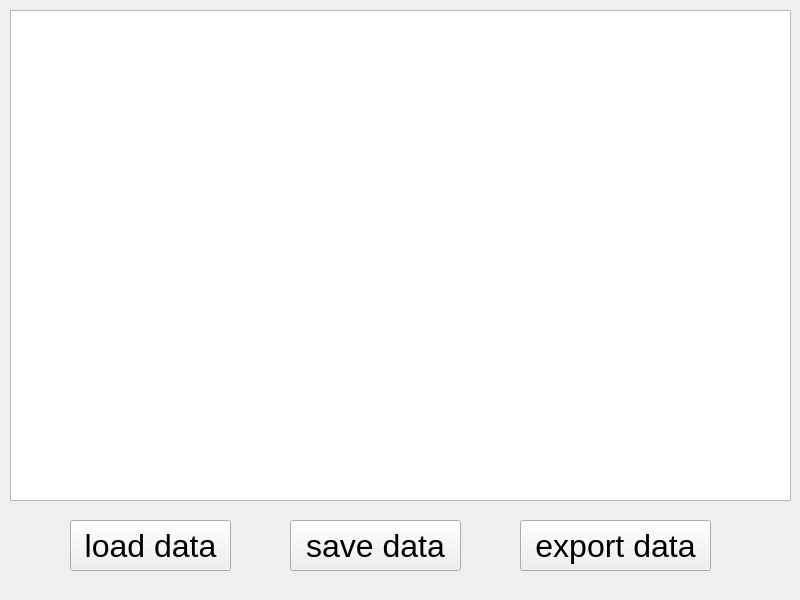
<?xml version="1.0" encoding="UTF-8"?>
<ui version="4.0">
 <class>MainWindow</class>
 <widget class="QMainWindow" name="MainWindow">
  <property name="geometry">
   <rect>
    <x>0</x>
    <y>0</y>
    <width>800</width>
    <height>600</height>
   </rect>
  </property>
  <property name="windowTitle">
   <string>MainWindow</string>
  </property>
  <widget class="QWidget" name="centralwidget">
   <widget class="QPushButton" name="pushButton">
    <property name="geometry">
     <rect>
      <x>70</x>
      <y>520</y>
      <width>161</width>
      <height>51</height>
     </rect>
    </property>
    <property name="font">
     <font>
      <pointsize>24</pointsize>
     </font>
    </property>
    <property name="text">
     <string>load data</string>
    </property>
   </widget>
   <widget class="QTableWidget" name="tableWidget">
    <property name="geometry">
     <rect>
      <x>10</x>
      <y>10</y>
      <width>781</width>
      <height>491</height>
     </rect>
    </property>
   </widget>
   <widget class="QPushButton" name="pushButton_2">
    <property name="geometry">
     <rect>
      <x>290</x>
      <y>520</y>
      <width>171</width>
      <height>51</height>
     </rect>
    </property>
    <property name="font">
     <font>
      <pointsize>24</pointsize>
     </font>
    </property>
    <property name="text">
     <string>save data</string>
    </property>
   </widget>
   <widget class="QPushButton" name="pushButton_3">
    <property name="geometry">
     <rect>
      <x>520</x>
      <y>520</y>
      <width>191</width>
      <height>51</height>
     </rect>
    </property>
    <property name="font">
     <font>
      <pointsize>24</pointsize>
     </font>
    </property>
    <property name="text">
     <string>export data</string>
    </property>
   </widget>
  </widget>
 </widget>
 <resources/>
 <connections/>
</ui>
